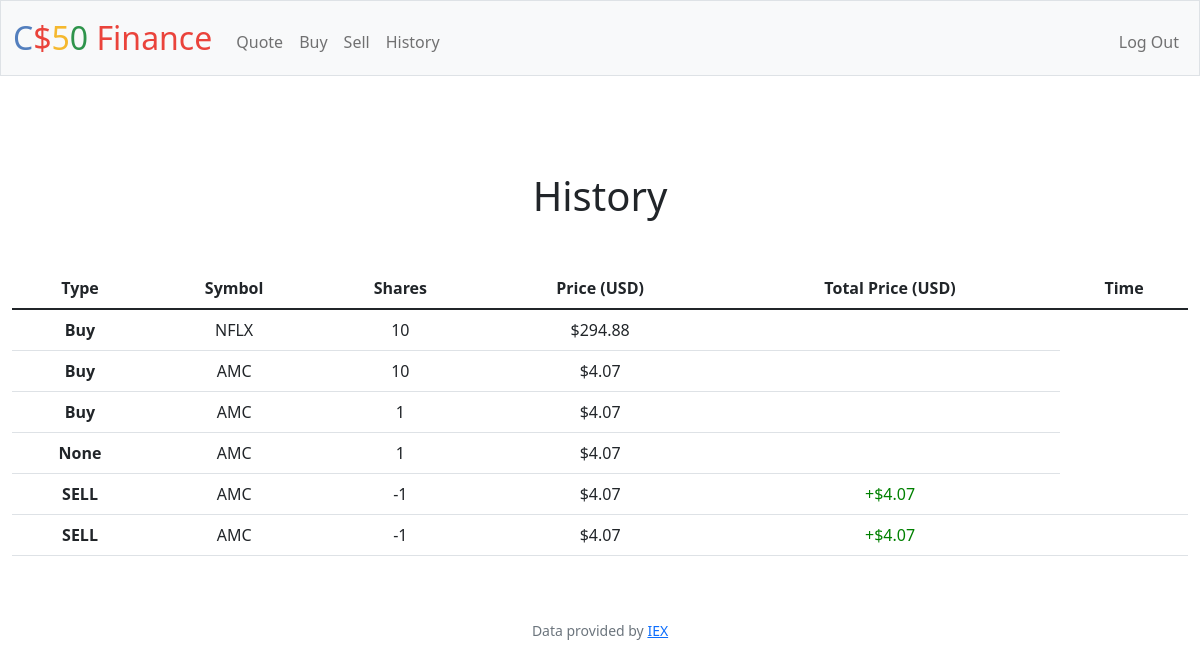
The app's page /history (signed in) with its own data.
### tables this page shows
CREATE TABLE 'transactions' ('id' INTEGER PRIMARY KEY AUTOINCREMENT NOT NULL, 'user_id' INTEGER, 'symbol' TEXT, 'shares' INTEGER, 'price' REAL, 'date' DATETIME, 'name' TEXT, 'type' TEXT);

### app.py (the view)
@app.route("/history")
@login_required
def history():
    transaction_info = db.execute(
        "SELECT date, type, symbol, price, shares FROM transactions WHERE user_id = ? ORDER BY date DESC", session["user_id"])
    return render_template("history.html", transaction_info=transaction_info, usd=usd)

### app.py (called while the page is built)
@app.after_request
def after_request(response):
    response.headers["Cache-Control"] = "no-cache, no-store, must-revalidate"
    response.headers["Expires"] = 0
    response.headers["Pragma"] = "no-cache"
    return response

### helpers.py (called while the page is built)
def login_required(f):
    @wraps(f)
    def decorated_function(*args, **kwargs):
        if session.get("user_id") is None:
            return redirect("/login")
        return f(*args, **kwargs)
    return decorated_function

def usd(value):
    return f"${value:,.2f}"

### templates/history.html (shortened to what this page needs)
{% extends "layout.html" %}
{% block main %}
    <div class="text-center mt-5">
        <h1>History</h1>
    </div>
    <div class="table-responsive mt-5">
        <table class="table">
            <thead>
                <tr>
                    <th scope="col">Type</th>
                    <th scope="col">Symbol</th>
                    <th scope="col">Shares</th>
                    <th scope="col">Price (USD)</th>
                    <th scope="col">Total Price (USD)</th>
                    <th scope="col">Time</th>
                </tr>
            </thead>
            <tbody>
                {% for record in transaction_info %}
                    <tr>
                        <td><b> {{ record["type"] }} </b></td>
                        <td> {{ record["symbol"] }}</td>
                        <td> {{ record["shares"] }}</td>
                        <td> {{ usd(record["price"]) }} </td>
                        {% if record["type"] == "SELL" %}
                            <td><font color="green"> +{{ usd(record["price"] * -record["shares"]) }} </font></td>
                        {% elif record["type"] == "ADD CASH" %}
                            <td><font color="green"> +{{ usd(record["price"] * record["shares"]) }} </font></td>
                        {% elif record["type"] == "BUY" %}
                            <td><font color="red"> -{{ usd(record["price"] * record["shares"]) }} </font></td>
                        {% endif %}
                        <td> {{ record["timestamp"] }}</td>
                    </tr>
                {% endfor %}
            </tbody>
        </table>
    </div>
{% endblock %}

### templates/layout.html (shortened to what this page needs)
<!DOCTYPE html>
<html lang="en">
    <head>
        <link href="https://cdn.jsdelivr.net/npm/bootstrap@5.1.3/dist/css/bootstrap.min.css" rel="stylesheet">
        <link href="/static/styles.css" rel="stylesheet">
    </head>
    <body>
        <nav class="bg-light border navbar navbar-expand-md navbar-light">
            <div class="container-fluid">
                <a class="navbar-brand" href="/"><span class="blue">C</span><span class="red">$</span><span class="yellow">5</span><span class="green">0</span> <span class="red">Finance</span></a>
                <div class="collapse navbar-collapse" id="navbar">
                    {% if session["user_id"] %}
                        <ul class="navbar-nav me-auto mt-2">
                            <li class="nav-item"><a class="nav-link" href="/quote">Quote</a></li>
                            <li class="nav-item"><a class="nav-link" href="/buy">Buy</a></li>
                            <li class="nav-item"><a class="nav-link" href="/sell">Sell</a></li>
                            <li class="nav-item"><a class="nav-link" href="/history">History</a></li>
                        </ul>
                        <ul class="navbar-nav ms-auto mt-2">
                            <li class="nav-item"><a class="nav-link" href="/logout">Log Out</a></li>
                        </ul>
                    {% else %}
                        <ul class="navbar-nav ms-auto mt-2">
                            <li class="nav-item"><a class="nav-link" href="/register">Register</a></li>
                            <li class="nav-item"><a class="nav-link" href="/login">Log In</a></li>
                        </ul>
                    {% endif %}
                </div>
            </div>
        </nav>
        <main class="container-fluid py-5 text-center">
            {% block main %}{% endblock %}
        </main>
        <footer class="mb-5 small text-center text-muted">
            Data provided by <a href="https://iexcloud.io/">IEX</a>
        </footer>
    </body>
</html>

### static/styles.css (style rules this page uses)
nav .navbar-brand { font-size: xx-large; }
nav .navbar-brand .blue { color: #537fbe; }
nav .navbar-brand .red { color: #ea433b; }
nav .navbar-brand .yellow { color: #f5b82e; }
nav .navbar-brand .green { color: #2e944b; }

### records on screen
transactions: type "Buy", symbol "NFLX", shares "10", price "$294.88"
transactions: type "Buy", symbol "AMC", shares "10", price "$4.07"
transactions: type "Buy", symbol "AMC", shares "1", price "$4.07"
transactions: type "None", symbol "AMC", shares "1", price "$4.07"
transactions: type "SELL", symbol "AMC", shares "-1", price "$4.07", price+shares "$4.07"
transactions: type "SELL", symbol "AMC", shares "-1", price "$4.07", price+shares "$4.07"
